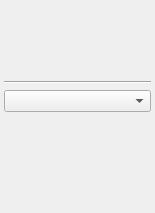
<ui version="4.0" >
 <class>SimpleStyleWidget</class>
 <widget class="QWidget" name="SimpleStyleWidget" >
  <property name="geometry" >
   <rect>
    <x>0</x>
    <y>0</y>
    <width>155</width>
    <height>213</height>
   </rect>
  </property>
  <property name="windowTitle" >
   <string>SimpleStyleWidget</string>
  </property>
  <layout class="QGridLayout" >
   <property name="leftMargin" >
    <number>4</number>
   </property>
   <property name="topMargin" >
    <number>4</number>
   </property>
   <property name="rightMargin" >
    <number>4</number>
   </property>
   <property name="bottomMargin" >
    <number>4</number>
   </property>
   <property name="horizontalSpacing" >
    <number>6</number>
   </property>
   <property name="verticalSpacing" >
    <number>6</number>
   </property>
   <item row="3" column="0" colspan="2" >
    <widget class="QFrame" name="buttonFrame2" >
     <property name="frameShadow" >
      <enum>QFrame::Raised</enum>
     </property>
     <layout class="QHBoxLayout" >
      <property name="spacing" >
       <number>0</number>
      </property>
      <property name="leftMargin" >
       <number>0</number>
      </property>
      <property name="topMargin" >
       <number>0</number>
      </property>
      <property name="rightMargin" >
       <number>0</number>
      </property>
      <property name="bottomMargin" >
       <number>0</number>
      </property>
      <item>
       <widget class="QToolButton" name="decreaseIndent" >
        <property name="autoRaise" >
         <bool>true</bool>
        </property>
       </widget>
      </item>
      <item>
       <widget class="QToolButton" name="increaseIndent" >
        <property name="autoRaise" >
         <bool>true</bool>
        </property>
       </widget>
      </item>
      <item>
       <spacer>
        <property name="orientation" >
         <enum>Qt::Horizontal</enum>
        </property>
        <property name="sizeHint" >
         <size>
          <width>1</width>
          <height>20</height>
         </size>
        </property>
       </spacer>
      </item>
     </layout>
    </widget>
   </item>
   <item row="2" column="0" colspan="2" >
    <widget class="QComboBox" name="listType" />
   </item>
   <item row="1" column="0" colspan="2" >
    <widget class="Line" name="line" >
     <property name="orientation" >
      <enum>Qt::Horizontal</enum>
     </property>
    </widget>
   </item>
   <item row="0" column="1" >
    <spacer>
     <property name="orientation" >
      <enum>Qt::Horizontal</enum>
     </property>
     <property name="sizeHint" >
      <size>
       <width>1</width>
       <height>71</height>
      </size>
     </property>
    </spacer>
   </item>
   <item row="4" column="0" >
    <spacer>
     <property name="orientation" >
      <enum>Qt::Vertical</enum>
     </property>
     <property name="sizeHint" >
      <size>
       <width>111</width>
       <height>1</height>
      </size>
     </property>
    </spacer>
   </item>
   <item row="0" column="0" >
    <widget class="QFrame" name="buttonFrame1" >
     <property name="sizePolicy" >
      <sizepolicy vsizetype="Preferred" hsizetype="Fixed" >
       <horstretch>0</horstretch>
       <verstretch>0</verstretch>
      </sizepolicy>
     </property>
     <property name="frameShape" >
      <enum>QFrame::NoFrame</enum>
     </property>
     <layout class="QGridLayout" >
      <property name="leftMargin" >
       <number>0</number>
      </property>
      <property name="topMargin" >
       <number>0</number>
      </property>
      <property name="rightMargin" >
       <number>0</number>
      </property>
      <property name="bottomMargin" >
       <number>0</number>
      </property>
      <property name="horizontalSpacing" >
       <number>0</number>
      </property>
      <property name="verticalSpacing" >
       <number>0</number>
      </property>
      <item row="1" column="3" >
       <widget class="QToolButton" name="strikeOut" >
        <property name="autoRaise" >
         <bool>true</bool>
        </property>
       </widget>
      </item>
      <item row="0" column="3" >
       <widget class="QToolButton" name="alignBlock" >
        <property name="autoRaise" >
         <bool>true</bool>
        </property>
       </widget>
      </item>
      <item row="0" column="0" >
       <widget class="QToolButton" name="alignLeft" >
        <property name="autoRaise" >
         <bool>true</bool>
        </property>
       </widget>
      </item>
      <item row="1" column="1" >
       <widget class="QToolButton" name="italic" >
        <property name="autoRaise" >
         <bool>true</bool>
        </property>
       </widget>
      </item>
      <item row="2" column="1" >
       <widget class="QToolButton" name="subscript" >
        <property name="autoRaise" >
         <bool>true</bool>
        </property>
       </widget>
      </item>
      <item row="2" column="0" >
       <widget class="QToolButton" name="superscript" >
        <property name="autoRaise" >
         <bool>true</bool>
        </property>
       </widget>
      </item>
      <item row="0" column="2" >
       <widget class="QToolButton" name="alignRight" >
        <property name="autoRaise" >
         <bool>true</bool>
        </property>
       </widget>
      </item>
      <item row="0" column="1" >
       <widget class="QToolButton" name="alignCenter" >
        <property name="autoRaise" >
         <bool>true</bool>
        </property>
       </widget>
      </item>
      <item row="1" column="2" >
       <widget class="QToolButton" name="underline" >
        <property name="autoRaise" >
         <bool>true</bool>
        </property>
       </widget>
      </item>
      <item row="1" column="0" >
       <widget class="QToolButton" name="bold" >
        <property name="autoRaise" >
         <bool>true</bool>
        </property>
       </widget>
      </item>
     </layout>
    </widget>
   </item>
  </layout>
 </widget>
 <tabstops>
  <tabstop>alignLeft</tabstop>
  <tabstop>alignCenter</tabstop>
  <tabstop>alignRight</tabstop>
  <tabstop>alignBlock</tabstop>
  <tabstop>bold</tabstop>
  <tabstop>italic</tabstop>
  <tabstop>underline</tabstop>
  <tabstop>strikeOut</tabstop>
  <tabstop>superscript</tabstop>
  <tabstop>subscript</tabstop>
  <tabstop>listType</tabstop>
  <tabstop>decreaseIndent</tabstop>
  <tabstop>increaseIndent</tabstop>
 </tabstops>
 <resources/>
 <connections/>
</ui>
